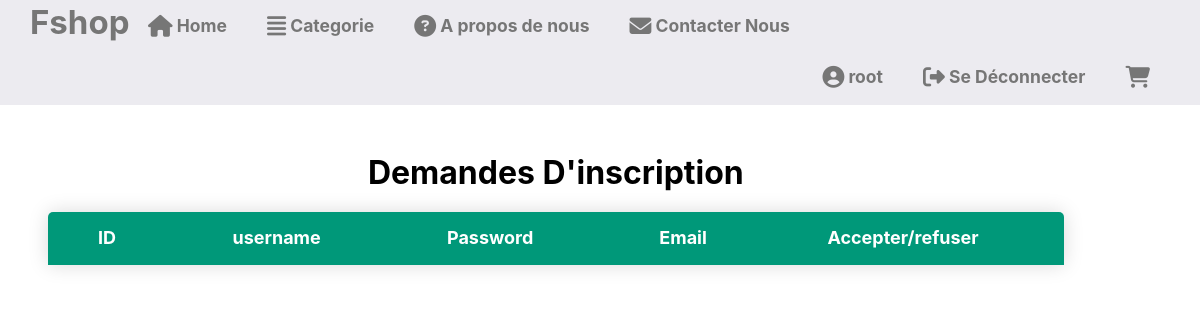
The page /DI.php (signed in) on the database as committed earlier.
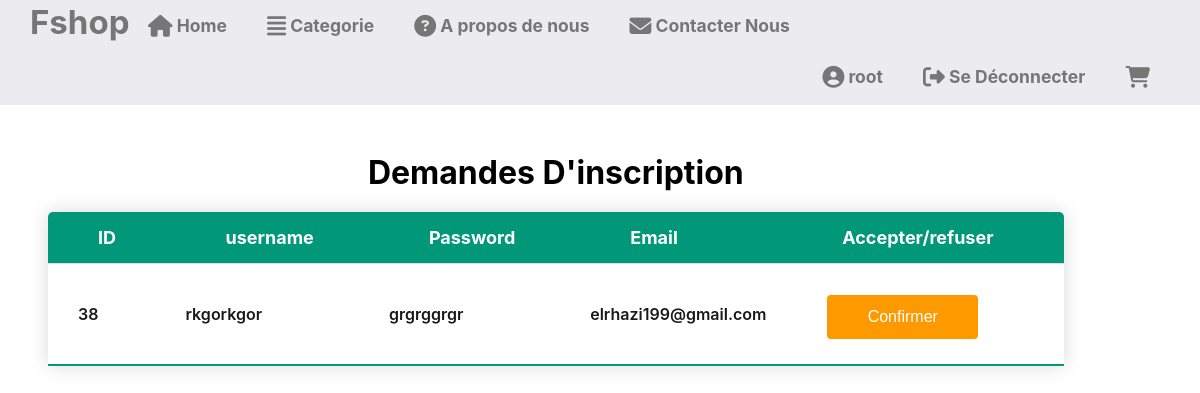
The same page on the database as committed later.
### tables this page shows
CREATE TABLE IF NOT EXISTS `t_client` (
  `Id` int(11) NOT NULL AUTO_INCREMENT,
  `username` varchar(20) NOT NULL,
  `password` varchar(20) NOT NULL,
  `email` varchar(30) NOT NULL,
  `prenom` varchar(15) NOT NULL,
  `nom` varchar(15) NOT NULL,
  `tele` varchar(12) NOT NULL,
  `adresse` varchar(40) NOT NULL,
  PRIMARY KEY (`Id`)
);

### db.php (called while the page is built, shortened)
<?php
  Class DB{
    private $serveur="localhost";
    private $login="root";
    private $password="";
    private $db="e-commerce";
    public function __construct($serveur=null,$login=null,$password=null,$db=null){
         if($serveur != null){
             $this->serveur=$serveur;
             $this->login=$login;
             $this->password=$password;
             $this->db=$db;
         }
       try{
         $this->connexion = new PDO("mysql:host=$this->serveur;dbname=$this->db",$this->login,$this->password);
        }
        catch(PDOException $e){
            echo $e->getMessage();
        }
    }
  }
?>

### _header.php (called while the page is built, shortened)
<?php
 require 'db.php';
 $DB=new DB("localhost","root","","e-commerce");
?>

### DI.php (the view, shortened to what this page needs)
<?php
    require '_header.php';
     $res=$DB->connexion->query("SELECT * from t_client");
?>
<!DOCTYPE html>
<html lang="en">
<head>
    <link rel="stylesheet" href="style.css">
</head>
<body>
  <?php require('header.php');?>
<div class="fdemande">
  <div class="demande">
        <h1>Demandes D'inscription </h1>
    <table >
       <tr class="firstcolor"> <th>ID</th><th>username</th> <th>Password</th> <th>Email</th>
           <th>Accepter/refuser</th>
    </tr>
    <?php
       foreach($res as $tab){
        ?>
           <tr>
       <td><?php echo $tab['Id'] ; ?></td>
       <td><?php echo $tab['username'] ; ?></td>
       <td><?php echo  $tab['password'] ; ?></td>
       <td><?php echo $tab['email']; ?></td>
    <?php $id=$tab['Id']; ?>
    <td> <input type="button" class="statistic" onClick="Ar(<?php echo $id; ?>)" name="delete" value="Confirmer"> </td>
     </tr>
      <?php
         }
       ?>
    </table>
 </div>
</div>
</body>
</html>

Rows that differ between the two databases and show on the page:
added t_client: Id "38", username "rkgorkgor", password "grgrggrgr", email "elrhazi199@gmail.com"
